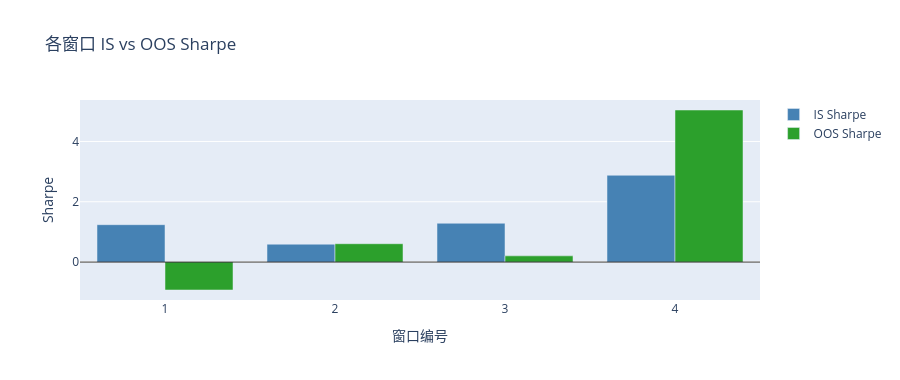

Notebook code for this chart:
### Code cell
# IS vs OOS Sharpe 对比柱状图
df_sum = wf_result.summary()
fig = go.Figure()
fig.add_trace(go.Bar(x=df_sum['窗口'].astype(str), y=df_sum['IS sharpe'],
                      name='IS Sharpe', marker_color='steelblue'))
fig.add_trace(go.Bar(x=df_sum['窗口'].astype(str), y=df_sum['OOS sharpe'],
                      name='OOS Sharpe', marker_color='#2ca02c'))
fig.add_hline(y=0, line_color='black', line_width=0.8)
fig.update_layout(title='各窗口 IS vs OOS Sharpe', barmode='group',
                   xaxis_title='窗口编号', yaxis_title='Sharpe', height=380)
fig.show()

### Figure 1 — Plotly figure (JSON) as saved in the notebook; plotly's stock layout.template omitted (floating-point values rounded to 4 significant figures)
{"data": [{"marker": {"color": "steelblue"}, "name": "IS Sharpe", "type": "bar", "x": ["1", "2", "3", "4"], "y": [1.24, 0.5931, 1.287, 2.878]}, {"marker": {"color": "#2ca02c"}, "name": "OOS Sharpe", "type": "bar", "x": ["1", "2", "3", "4"], "y": [-0.926, 0.6087, 0.2063, 5.043]}], "layout": {"barmode": "group", "height": 380, "shapes": [{"line": {"color": "black", "width": 0.8}, "type": "line", "x0": 0, "x1": 1, "xref": "x domain", "y0": 0, "y1": 0, "yref": "y"}], "title": {"text": "各窗口 IS vs OOS Sharpe"}, "xaxis": {"title": {"text": "窗口编号"}}, "yaxis": {"title": {"text": "Sharpe"}}}}
